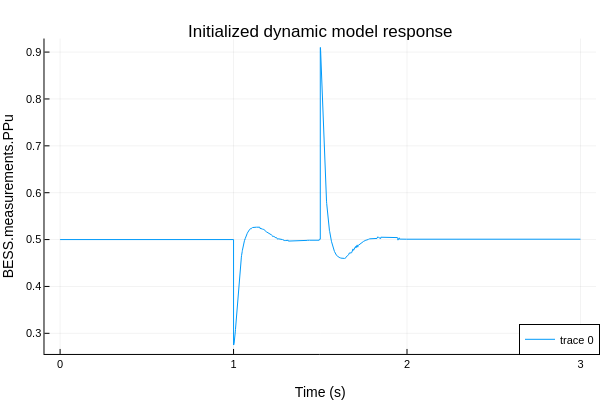

The notebook cell saved with this chart:
### Code cell
# Cell 6: Plot the initialized dynamic model
initialized_df = DataFrame(CSV.File(initialized_resultfile))

plotlyjs()
p = plot(initialized_df[!, "time"], initialized_df[!, PLOT_VARIABLE], label = [PLOT_VARIABLE])
plot!(p, legend = :bottomright, titlefontsize = 12, labelfontsize = 10)
title!(p, "Initialized dynamic model response")
xlabel!(p, "Time (s)")
ylabel!(p, PLOT_VARIABLE)

### Figure 1 — Plotly figure (JSON) as saved in the notebook; plotly's stock layout.template omitted (floating-point values rounded to 4 significant figures; data arrays with more than 128 entries replaced by an {"elided": "..."} marker saying what was removed)
{"data": [{"colorbar": {"len": 0.8761, "title": "", "x": 0.9934, "y": 0.5104}, "legendgroup": ["BESS.measurements.PPu"], "line": {"color": "rgba(0, 154, 250, 1.000)", "dash": "solid", "shape": "linear", "width": 1}, "mode": "lines", "name": ["BESS.measurements.PPu"], "showlegend": true, "type": "scatter", "x": {"elided": "3006 float values"}, "xaxis": "x", "y": {"elided": "3006 float values"}, "yaxis": "y"}], "layout": {"annotations": [{"font": {"color": "rgba(0, 0, 0, 1.000)", "family": "sans-serif", "size": 17}, "rotation": 0, "showarrow": false, "text": "Initialized dynamic model response", "x": 0.5338, "xanchor": "center", "xref": "paper", "y": 1, "yanchor": "top", "yref": "paper"}], "height": 400, "legend": {"bgcolor": "rgba(255, 255, 255, 1.000)", "bordercolor": "rgba(0, 0, 0, 1.000)", "borderwidth": 1, "font": {"color": "rgba(0, 0, 0, 1.000)", "family": "sans-serif", "size": 11}, "title": {"font": {"color": "rgba(0, 0, 0, 1.000)", "family": "sans-serif", "size": 15}, "text": ""}, "tracegroupgap": 0, "traceorder": "normal", "x": 1, "xanchor": "right", "y": 0.07, "yanchor": "bottom"}, "margin": {"b": 20, "l": 0, "r": 0, "t": 20}, "paper_bgcolor": "rgba(255, 255, 255, 1.000)", "plot_bgcolor": "rgba(255, 255, 255, 1.000)", "showlegend": true, "width": 600, "xaxis": {"anchor": "y", "domain": [0.07415, 0.9934], "gridcolor": "rgba(0, 0, 0, 0.100)", "gridwidth": 0.5, "linecolor": "rgba(0, 0, 0, 1.000)", "mirror": false, "range": [-0.09, 3.09], "showgrid": true, "showline": true, "showticklabels": true, "tickangle": 0, "tickcolor": "rgb(0, 0, 0)", "tickfont": {"color": "rgba(0, 0, 0, 1.000)", "family": "sans-serif", "size": 11}, "tickmode": "array", "ticks": "inside", "ticktext": ["0", "1", "2", "3"], "tickvals": [0, 1, 2, 3], "title": "Time (s)", "titlefont": {"color": "rgba(0, 0, 0, 1.000)", "family": "sans-serif", "size": 14}, "type": "-", "visible": true, "zeroline": false, "zerolinecolor": "rgba(0, 0, 0, 1.000)"}, "yaxis": {"anchor": "x", "domain": [0.07234, 0.9485], "gridcolor": "rgba(0, 0, 0, 0.100)", "gridwidth": 0.5, "linecolor": "rgba(0, 0, 0, 1.000)", "mirror": false, "range": [0.256, 0.9289], "showgrid": true, "showline": true, "showticklabels": true, "tickangle": 0, "tickcolor": "rgb(0, 0, 0)", "tickfont": {"color": "rgba(0, 0, 0, 1.000)", "family": "sans-serif", "size": 11}, "tickmode": "array", "ticks": "inside", "ticktext": ["0.3", "0.4", "0.5", "0.6", "0.7", "0.8", "0.9"], "tickvals": [0.3, 0.4, 0.5, 0.6, 0.7, 0.8, 0.9], "title": "BESS.measurements.PPu", "titlefont": {"color": "rgba(0, 0, 0, 1.000)", "family": "sans-serif", "size": 14}, "type": "-", "visible": true, "zeroline": false, "zerolinecolor": "rgba(0, 0, 0, 1.000)"}}}
